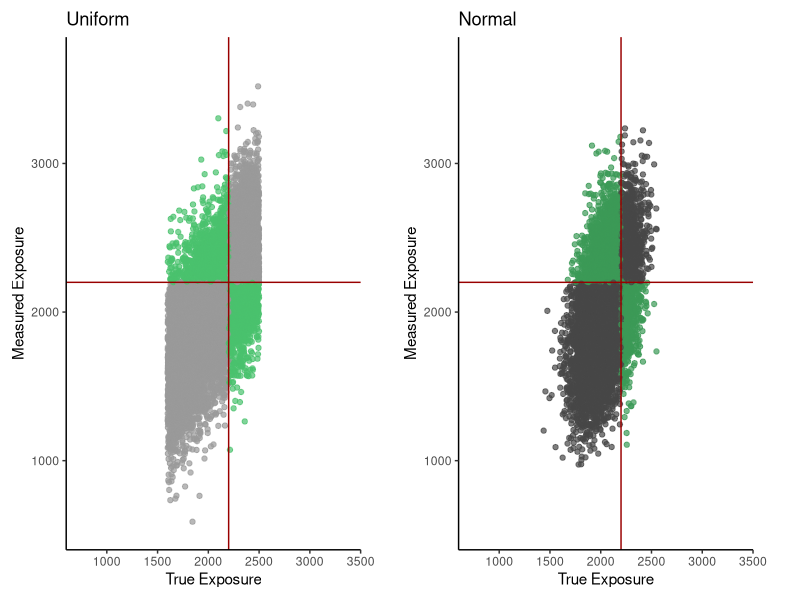
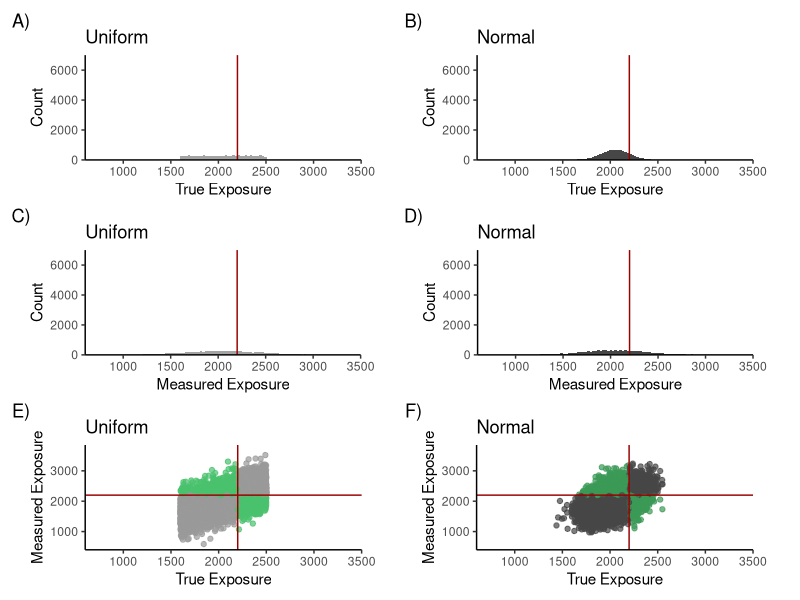
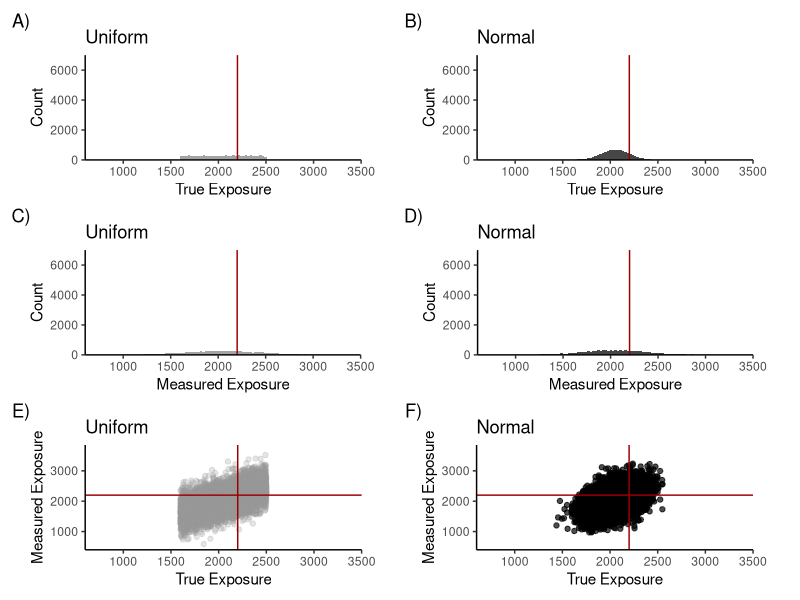
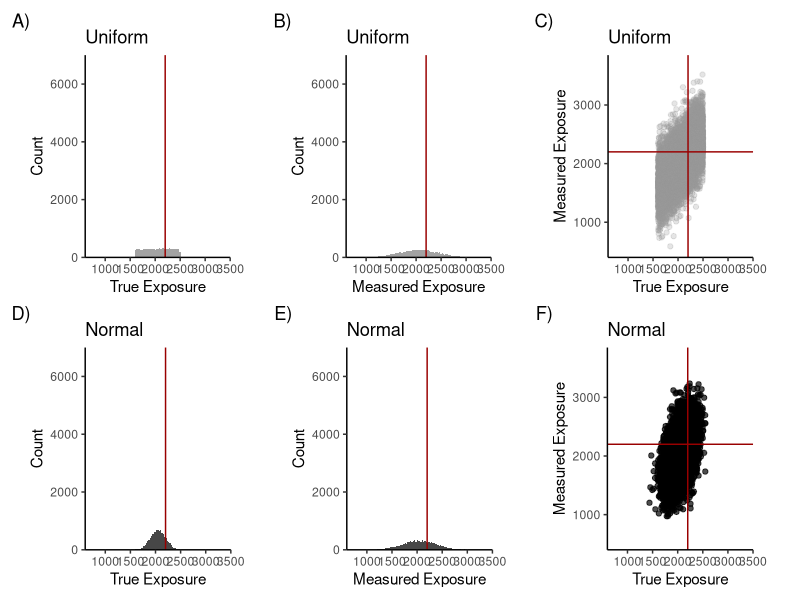
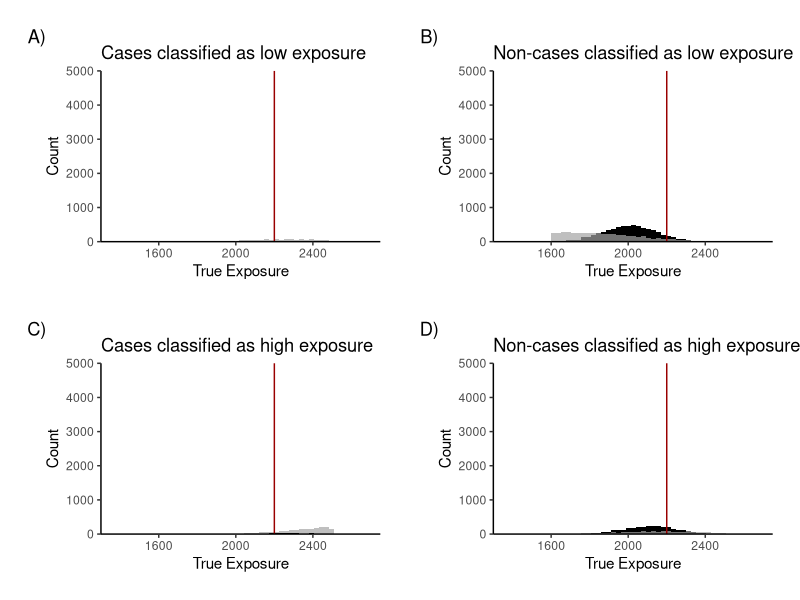
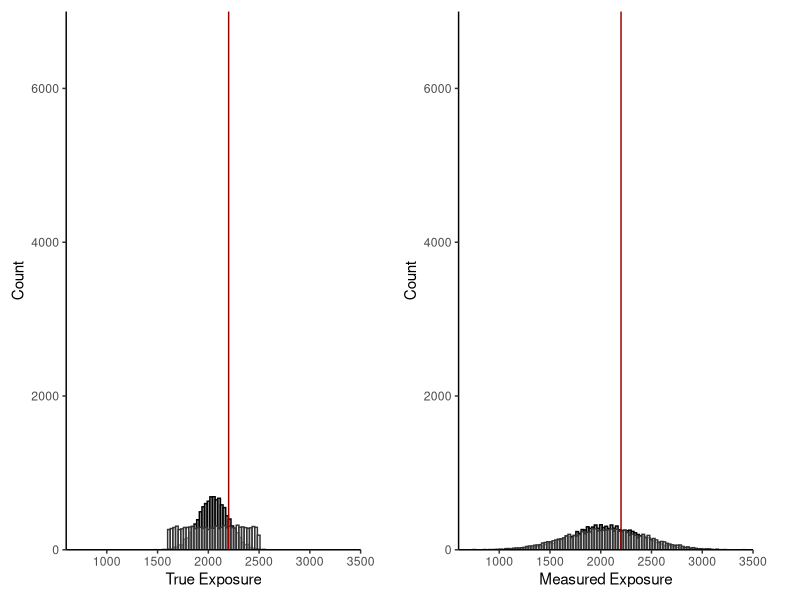

The R script that drew these images, in order:
# Chrystelle Kiang
# Code for illustrative example 
library(tidyverse)
library(ggplot2)
library(patchwork) # package for plot arranging

# For motivating example, choosing SD = 300, expected RR = 5 for plots
# could look at other SD and RR using this code by modifying plot codes (EerrorX and DX, where X are variable)
# Same steps taken for function in main analyses
# Can't use the misclassified function because it summarizes all the simulations
# This code is only for 1 simulation/instance, but same steps 


# set population size 
pop_size <- 10000

# creating one example of uniform distribution
set.seed(303)
population_uniform <- tibble(
  # exposure
  E = as.integer(runif(pop_size, 1600, 2500)),  
  # EerrorX is error term for X SD, EprimeX is measured exposure with measurement error
  Eerror100 = rnorm(pop_size, mean = 0, sd = 100), Eprime100 = as.integer(E + Eerror100), 
  Eerror300 = rnorm(pop_size, mean = 0, sd = 300), Eprime300 = as.integer(E + Eerror300), 
  Eerror500 = rnorm(pop_size, mean = 0, sd = 500), Eprime500 = as.integer(E + Eerror500), 
  # high/low categories
  E_high = ifelse(E > 2200, 1, 0), # truth
  # EprimeX is 'measured' exposure for X SD
  Eprime100_high = ifelse(Eprime100 > 2200, 1, 0), 
  Eprime300_high = ifelse(Eprime300 > 2200, 1, 0), 
  Eprime500_high = ifelse(Eprime500 > 2200, 1, 0), 
  # indicator for correctly classified variables 
  correct_classified100 = ifelse(E_high == Eprime100_high, 1, 0),
  correct_classified300 = ifelse(E_high == Eprime300_high, 1, 0),
  correct_classified500 = ifelse(E_high == Eprime500_high, 1, 0),
  # disease status for each expected RR: A=1.66, B=2.49, C=5
  DA = as.factor(rbinom(n = pop_size, size = 1, p = plogis(-4.5 + 0.0019*E))),
  DB = as.factor(rbinom(n = pop_size, size = 1, p = plogis(-8.0 + 0.0035*E))),
  DC = as.factor(rbinom(n = pop_size, size = 1, p = plogis(-16.0 + 0.0072*E)))
)

# creating one example of normal distribution 
set.seed(303)
population_normal <- tibble(
  E = as.integer(rnorm(pop_size, 2050, 150)),  
  # EerrorX is error term for X SD, EprimeX is measured exposure with measurement error
  Eerror100 = rnorm(pop_size, mean = 0, sd = 100), Eprime100 = as.integer(E + Eerror100), 
  Eerror300 = rnorm(pop_size, mean = 0, sd = 300), Eprime300 = as.integer(E + Eerror300), 
  Eerror500 = rnorm(pop_size, mean = 0, sd = 500), Eprime500 = as.integer(E + Eerror500), 
  # high/low categories
  E_high = ifelse(E > 2200, 1, 0), 
  # EprimeX is 'measured' exposure for X SD
  Eprime100_high = ifelse(Eprime100 > 2200, 1, 0), 
  Eprime300_high = ifelse(Eprime300 > 2200, 1, 0), 
  Eprime500_high = ifelse(Eprime500 > 2200, 1, 0), 
  # indicator for correctly classified variables 
  correct_classified100 = ifelse(E_high == Eprime100_high, 1, 0),
  correct_classified300 = ifelse(E_high == Eprime300_high, 1, 0),
  correct_classified500 = ifelse(E_high == Eprime500_high, 1, 0),
  # disease status for each expected RR: A=1.66, B=2.49, C=5
  DA = as.factor(rbinom(n = pop_size, size = 1, p = plogis(-8.5 + 0.0019*E))),
  DB = as.factor(rbinom(n = pop_size, size = 1, p = plogis(-11.5 + 0.0035*E))),
  DC = as.factor(rbinom(n = pop_size, size = 1, p = plogis(-18.2 + 0.0072*E)))
)


# Plotting 
# Figure 1. True and measured exposures: histograms and scatterplots
# Plotted by distribution 

# Uniform true exposure distribution 
unif_true <- 
ggplot() +
    geom_histogram(data = population_uniform, aes(x=E), fill = "#A3A3A3", binwidth = 26) +
    geom_vline(xintercept = 2200, colour = "#990000") +
    scale_x_continuous(expand = c(0, 0), limits = c(600, 3500)) +
    scale_y_continuous(expand = c(0, 0), limits = c(0, 7000)) +
    theme_classic() +
    labs(x = "True Exposure", y = "Count", title = "Uniform") +
    theme(plot.margin=unit(c(.1,1,.1,.1),"cm"))

# Normal true exposure distribution
normal_true <- 
  ggplot() +
  geom_histogram(data = population_normal, aes(x=E), fill = "#474747", binwidth = 26) +
  geom_vline(xintercept = 2200, colour = "#990000") +
  scale_x_continuous(expand = c(0, 0), limits = c(600, 3500)) +
  scale_y_continuous(expand = c(0, 0), limits = c(0, 7000)) +
  theme_classic() +
  labs(x = "True Exposure", y = "Count", title = "Normal") +
  theme(plot.margin=unit(c(.1,1,.1,.1),"cm")) 

# Uniform measured exposure distribution 
unif_measured <-  ggplot() +
    geom_histogram(data = population_uniform, aes(x=Eprime300), fill = "#A3A3A3", binwidth = 26) +
    geom_vline(xintercept = 2200, colour = "#990000") +
    scale_x_continuous(expand = c(0, 0), limits = c(600, 3500)) +
    scale_y_continuous(expand = c(0, 0), limits = c(0, 7000)) +
    theme_classic() +
    labs(x = "Measured Exposure", y = "Count", title = "Uniform") +
    theme(plot.margin=unit(c(.1,1,.1,.1),"cm"))
  
# Normal measured exposure distribution
normal_measured <- ggplot() +
  geom_histogram(data = population_normal, aes(x=Eprime300), fill = "#474747", binwidth = 26) +
  geom_vline(xintercept = 2200, colour = "#990000") +
  scale_x_continuous(expand = c(0, 0), limits = c(600, 3500)) +
  scale_y_continuous(expand = c(0, 0), limits = c(0, 7000)) +
  theme_classic() +
  labs(x = "Measured Exposure", y = "Count", title = "Normal") +
  theme(plot.margin=unit(c(.1,1,.1,.1),"cm")) 

# Uniform scatter plot of measured vs. true exposure
scat_unif <- 
  ggplot(data = population_uniform, aes(x = E, y = Eprime300)) +
  geom_point(colour = "#999999", alpha = 0.25) + 
  scale_x_continuous(expand = c(0, 0), limits = c(600, 3500)) +
  scale_y_continuous(expand = c(0, 0), limits = c(400, 3850)) +
  geom_vline(xintercept = 2200, colour = "#990000") +
  geom_hline(yintercept = 2200, colour = "#990000") +
  labs(x = "True Exposure", y = "Measured Exposure", title = "Uniform") + 
  theme_classic() + theme(plot.margin=unit(c(.1,1,.1,.1),"cm")) 

scat_unif_color <- 
population_uniform %>% 
  mutate(mis_color = ifelse(correct_classified300 == 1, "#999999", "#4AC16D")) %>%
  ggplot(aes(x = E, y = Eprime300, color = mis_color)) +
  geom_point(alpha = 0.7) + scale_color_identity() +
  scale_x_continuous(expand = c(0, 0), limits = c(600, 3500)) +
  scale_y_continuous(expand = c(0, 0), limits = c(400, 3850)) +
  geom_vline(xintercept = 2200, colour = "#990000") +
  geom_hline(yintercept = 2200, colour = "#990000") +
  labs(x = "True Exposure", y = "Measured Exposure", title = "Uniform") + 
  theme_classic() + theme(plot.margin=unit(c(.1,1,.1,.1),"cm")) 

# Normal scatter plot of measured vs. true exposure
scat_norm <- 
  ggplot(data = population_normal, aes(x = E, y = Eprime300)) +
  geom_point(alpha = 0.7, fill = "#333333") + 
  scale_x_continuous(expand = c(0, 0), limits = c(600, 3500)) +
  scale_y_continuous(expand = c(0, 0), limits = c(400, 3850)) +
  geom_vline(xintercept = 2200, colour = "#990000") +
  geom_hline(yintercept = 2200, colour = "#990000") +
  labs(x = "True Exposure", y = "Measured Exposure", title = "Normal") +
  theme_classic() + theme(plot.margin=unit(c(.1,1,.1,.1),"cm")) 

scat_norm_color <-
population_normal %>% 
  mutate(mis_color = ifelse(correct_classified300 == 1, "#474747", "#3B9A57")) %>%
  ggplot(aes(x = E, y = Eprime300, color = mis_color)) +
  geom_point(alpha = 0.7) + scale_color_identity() +
  scale_x_continuous(expand = c(0, 0), limits = c(600, 3500)) +
  scale_y_continuous(expand = c(0, 0), limits = c(400, 3850)) +
  geom_vline(xintercept = 2200, colour = "#990000") +
  geom_hline(yintercept = 2200, colour = "#990000") +
  labs(x = "True Exposure", y = "Measured Exposure", title = "Normal") +
  theme_classic() + theme(plot.margin=unit(c(.1,1,.1,.1),"cm")) 

scat_unif_color + scat_norm_color

# portrait 
(unif_true + normal_true) / (unif_measured + normal_measured) / (scat_unif_color + scat_norm_color) + plot_annotation(tag_levels = 'A', tag_suffix = ')')

# portrait: no color
(unif_true + normal_true) / (unif_measured + normal_measured) / (scat_unif + scat_norm) + plot_annotation(tag_levels = 'A', tag_suffix = ')')


# landscape
(unif_true + unif_measured + scat_unif) / (normal_true + normal_measured + scat_norm) + plot_annotation(tag_levels = 'A', tag_suffix = ')')


# plotting each subset of case/non-case and measured high/low exposure:
plot_E0D0 <- 
  ggplot() +
  geom_histogram(data = population_normal %>% filter(DC == 0, Eprime300_high == 0), 
                 aes(x = E, y = after_stat(count)), fill = "black", binwidth = 26) +
  geom_histogram(data = population_uniform %>% filter(DC == 0, Eprime300_high == 0), 
                 aes(x = E, y = after_stat(count)), fill = "#A3A3A3", alpha = 0.7, binwidth = 26) +
  scale_x_continuous(expand = c(0, 0), limits = c(1300, 2750)) +
  scale_y_continuous(expand = c(0, 0), limits = c(0, 5000)) +
  geom_vline(xintercept = 2200, colour = "#990000") +
  theme_classic() +
  theme(legend.position="none", strip.text = element_blank(), plot.margin=unit(c(.5,.5,.5,.5),"cm"))+ #, text=element_text(size=18)) +
  labs(x = "True Exposure", y = "Count", title = "Non-cases classified as low exposure")

plot_E0D1 <- 
  ggplot() +
  geom_histogram(data = population_uniform %>% filter(DC == 1, Eprime300_high == 0), 
                 aes(x = E, y = after_stat(count)), fill = "#A3A3A3", alpha = 0.7, binwidth = 26) +
  geom_histogram(data = population_normal %>% filter(DC == 1, Eprime300_high == 0), 
                 aes(x = E, y = after_stat(count)), fill = "black", binwidth = 26) +
  scale_x_continuous(expand = c(0, 0), limits = c(1300, 2750)) +
  scale_y_continuous(expand = c(0, 0), limits = c(0, 5000)) +
  geom_vline(xintercept = 2200, colour = "#990000") +
  theme_classic() +
  theme(legend.position="none", strip.text = element_blank(), plot.margin=unit(c(.5,.5,.5,.5),"cm"))+ #, text=element_text(size=18)) +
  labs(x = "True Exposure", y = "Count", title = "Cases classified as low exposure")

plot_E1D1 <- 
  ggplot() +
  geom_histogram(data = population_uniform %>% filter(DC == 1, Eprime300_high == 1), 
                 aes(x = E, y = after_stat(count)), fill = "#A3A3A3", alpha = 0.7, binwidth = 26) +
  geom_histogram(data = population_normal %>% filter(DC == 1, Eprime300_high == 1), 
                 aes(x = E, y = after_stat(count)), fill = "black", binwidth = 26) +
  scale_x_continuous(expand = c(0, 0), limits = c(1300, 2750)) +
  scale_y_continuous(expand = c(0, 0), limits = c(0, 5000)) +
  geom_vline(xintercept = 2200, colour = "#990000") +
  theme_classic() +
  theme(legend.position="none", strip.text = element_blank(), plot.margin=unit(c(.5,.5,.5,.5),"cm"))+ #, text=element_text(size=18)) +
  labs(x = "True Exposure", y = "Count", title = "Cases classified as high exposure")

plot_E1D0 <- 
  ggplot() +
  geom_histogram(data = population_normal %>% filter(DC == 0, Eprime300_high == 1), 
                 aes(x = E, y = after_stat(count)), fill = "black", binwidth = 26) +
  geom_histogram(data = population_uniform %>% filter(DC == 0, Eprime300_high == 1), 
                 aes(x = E, y = after_stat(count)), fill = "#A3A3A3", alpha = 0.7, binwidth = 26) +
  scale_x_continuous(expand = c(0, 0), limits = c(1300, 2750)) +
  scale_y_continuous(expand = c(0, 0), limits = c(0, 5000)) +
  geom_vline(xintercept = 2200, colour = "#990000") +
  theme_classic() +
  theme(legend.position="none", strip.text = element_blank(), plot.margin=unit(c(.5,.5,.5,.5),"cm")) + #, text=element_text(size=18)) +
  labs(x = "True Exposure", y = "Count", title = "Non-cases classified as high exposure")

Fig2 <- plot_E0D1 + plot_E1D1 + plot_E0D0 + plot_E1D0 + plot_annotation(tag_levels = 'A', tag_suffix = ')')

plot_E0D1 + plot_E0D0 + plot_E1D1 + plot_E1D0 + plot_annotation(tag_levels = 'A', tag_suffix = ')')


########################
# Alternative options for Figure 1.
# Histogram of true exposure, uniform and normal overlayed
true_e <-
  ggplot() +
  geom_histogram(data = population_normal, aes(x=E), colour = "black", fill = "#999999", alpha = 1, binwidth = 26) +
  geom_histogram(data = population_uniform, aes(x=E), colour = "#333333", fill = "#FFFFFF", alpha = 0.5, binwidth = 26) +
  geom_vline(xintercept = 2200, colour = "#990000") +
  # extended axes to match measured exposures
  scale_x_continuous(expand = c(0, 0), limits = c(600, 3500)) + 
  scale_y_continuous(expand = c(0, 0), limits = c(0, 7000)) +
  theme_classic() +
  labs(x = "True Exposure", y = "Count") +
  theme(plot.margin=unit(c(.1,1,.1,.1),"cm")) 

# Histogram of measured exposure, uniform and normal overlayed
measured_e <-
  ggplot() +
  geom_histogram(data = population_normal, aes(x=Eprime300), colour = "black", fill = "#999999", alpha = 1, binwidth = 26) +
  geom_histogram(data = population_uniform, aes(x=Eprime300), colour = "#333333", fill = "#FFFFFF", alpha = 0.5, binwidth = 26) +
  geom_vline(xintercept = 2200, colour = "#990000") +
  scale_x_continuous(expand = c(0, 0), limits = c(600, 3500)) +
  scale_y_continuous(expand = c(0, 0), limits = c(0, 7000)) +
  theme_classic() +
  labs(x = "Measured Exposure", y = "Count") +
  theme(plot.margin=unit(c(.1,1,.1,.1),"cm")) 

# side by side
true_e + measured_e 

